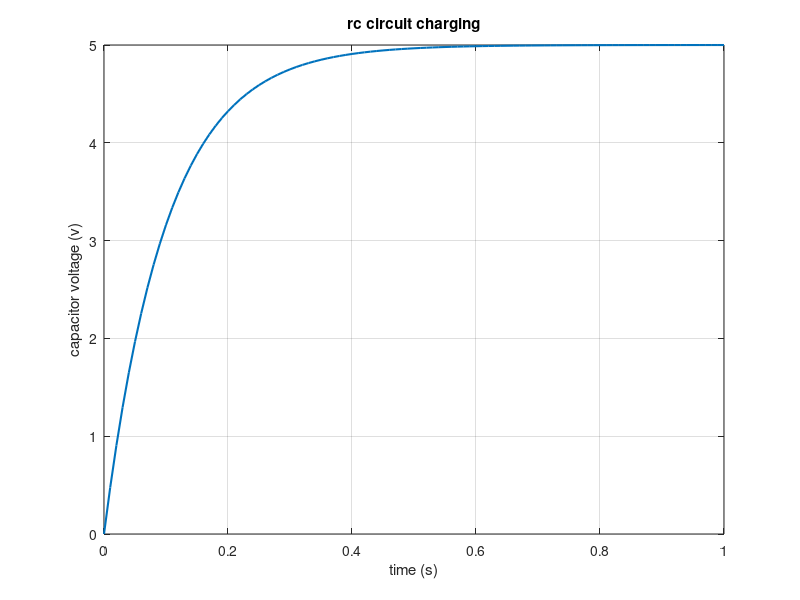

The MATLAB source for this figure:

clc;
clear;
close all;


v = 5;
r = 1000;
c = 100e-6;

t = 0:0.01:1;
vc = v * (1 - exp(-t/(r*c)));

plot(t, vc, 'linewidth', 1.5);

grid on;
xlabel('time (s)');
ylabel('capacitor voltage (v)');
title('rc circuit charging');
